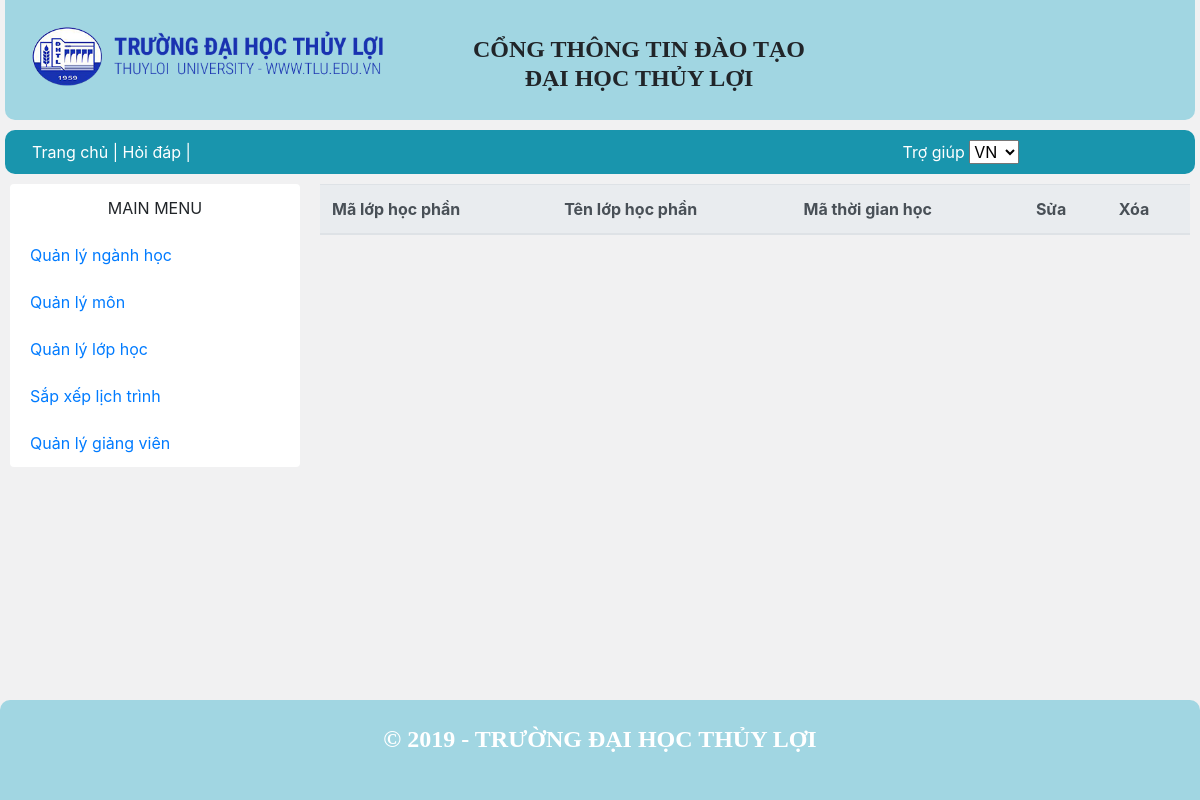
The page /QuanLy/quanly_CNLhp.php on the database as committed earlier.
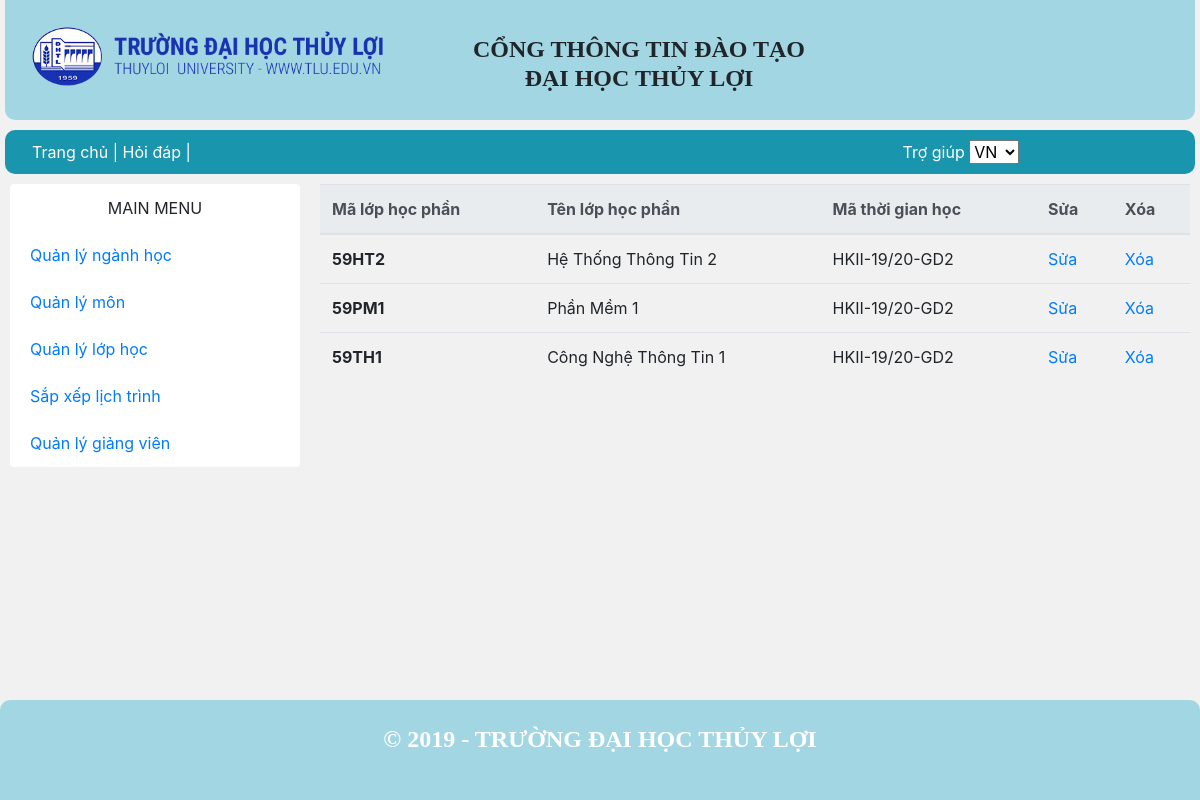
The same page on the database as committed later.
### tables this page shows
CREATE TABLE `lophocphan` (
  `TenLopHP` varchar(30) DEFAULT NULL,
  `MaLHP` varchar(10) NOT NULL,
  `MaTGH` varchar(20) DEFAULT NULL
);

### QuanLy/quanly_CNLhp.php (the view, shortened to what this page needs)
<?php require_once("../includes/mysqli_connect.php"); ?>
<?php require ("../includes/dautrang.php"); ?>
<?php
    $sql = "SELECT MaLHP , TenLopHP , MaTGH FROM lophocphan";
    $query = mysqli_query($dbcon,$sql);
?>
<main>
<?php require ("../includes/nav.php"); ?>
      <div class="grid-container">
      <?php require ("navquanly.php"); ?>
        <div class="grid-item item2">
        <table class="table">
      <thead class="thead-light">
        <tr>
          <th scope="col">Mã lớp học phần</th>
          <th scope="col">Tên lớp học phần</th>
          <th scope="col">Mã thời gian học</th>
          <th scope="col">Sửa</th>
          <th scope="col">Xóa</th>
        </tr>
      </thead>
      <tbody>
          <?php
            while ( $row = mysqli_fetch_array($query)) {
               $MaLHP = $row['MaLHP'];
        ?>
        <tr>
          <th scope="row"><?php echo $row['MaLHP']; ?></th>
          <td><?php echo $row['TenLopHP']; ?></td>
          <td><?php echo $row['MaTGH']; ?></td>
          <td><a href="capnhatlophp.php?id=<?php echo $MaLHP;?>">Sửa</a></td>
          <td><a href="quanly_CNLhp.php?id_delete=<?php echo $MaLHP;?>">Xóa</a></td>
        </tr>
        <?php } ?>
      </tbody>
    </table>
        </div>
      </div>
    </main>
    <?php require ("../includes/chantrang.php"); ?>

Rows that differ between the two databases and show on the page:
added lophocphan: MaLHP "59HT2", TenLopHP "Hệ Thống Thông Tin 2", MaTGH "HKII-19/20-GD2"
added lophocphan: MaLHP "59PM1", TenLopHP "Phần Mềm 1", MaTGH "HKII-19/20-GD2"
added lophocphan: MaLHP "59TH1", TenLopHP "Công Nghệ Thông Tin 1", MaTGH "HKII-19/20-GD2"
